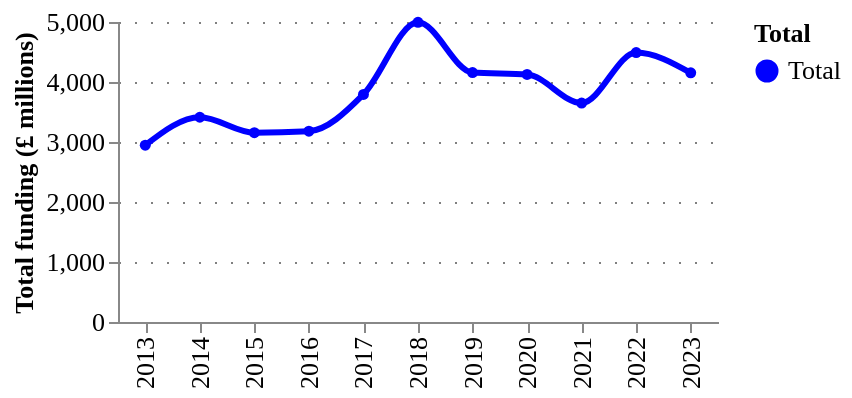

Notebook source saved alongside this figure:
### Code cell
fig = pu.ts_smooth(
    baseline_df.assign(Total="Total").assign(amount = lambda df: df.amount/1000),
    ["Total"],
    variable= "amount",
    variable_title = "Total funding (£ millions)",
    category_column = "Total",
    width = 300,
    height = 150,
    legend_orient='right',
)
pu.configure_plots(fig)

### Figure 1 — Vega-Lite specification as saved in the notebook (floating-point values rounded to 4 significant figures)
{"config": {"title": {"font": "Averta", "anchor": "start"}, "subtitle": {"font": "Averta"}, "axis": {"labelFont": "Averta", "titleFont": "Averta", "gridColor": "grey", "gridDash": [1, 7], "labelFontSize": 13, "titleFontSize": 13}, "header": {"labelFont": "Averta", "titleFont": "Averta"}, "legend": {"labelFont": "Averta", "titleFont": "Averta", "labelFontSize": 13, "titleFontSize": 13}, "range": {"category": ["#0000FF", "#FDB633", "#18A48C", "#9A1BBE", "#EB003B", "#FF6E47", "#646363", "#0F294A", "#97D9E3", "#A59BEE", "#F6A4B7", "#D2C9C0", "#FFFFFF", "#000000"], "ordinal": {"scheme": ["#0000FF", "#FDB633", "#18A48C", "#9A1BBE", "#EB003B", "#FF6E47", "#646363", "#0F294A", "#97D9E3", "#A59BEE", "#F6A4B7", "#D2C9C0", "#FFFFFF", "#000000"]}}, "view": {"strokeWidth": 0}}, "data": {"name": "data-1c834b8aa445a2015651aa2e679d4aa7"}, "mark": {"type": "line", "interpolate": "monotone", "point": {"filled": true, "size": 30}, "size": 3, "strokeDash": [0]}, "encoding": {"color": {"field": "Total", "legend": {"orient": "right"}, "type": "nominal"}, "tooltip": [{"field": "year", "title": "Year", "type": "ordinal"}, {"field": "Total", "type": "nominal"}, {"field": "amount", "format": ".3f", "title": "Total funding (£ millions)", "type": "quantitative"}], "x": {"field": "year", "title": "", "type": "ordinal"}, "y": {"field": "amount", "title": "Total funding (£ millions)", "type": "quantitative"}}, "height": 150, "title": {"anchor": "start", "text": "", "fontSize": 14, "subtitle": "", "subtitleFont": "Averta", "subtitleFontSize": 13}, "width": 300, "$schema": "https://vega.github.io/schema/vega-lite/v4.17.0.json", "datasets": {"data-1c834b8aa445a2015651aa2e679d4aa7": [{"year": 2013, "counts": 6958, "amount": 2947.0, "Total": "Total"}, {"year": 2014, "counts": 6612, "amount": 3413.0, "Total": "Total"}, {"year": 2015, "counts": 8187, "amount": 3156.0, "Total": "Total"}, {"year": 2016, "counts": 7949, "amount": 3180.0, "Total": "Total"}, {"year": 2017, "counts": 10623, "amount": 3793.0, "Total": "Total"}, {"year": 2018, "counts": 9933, "amount": 4995.0, "Total": "Total"}, {"year": 2019, "counts": 10814, "amount": 4157.0, "Total": "Total"}, {"year": 2020, "counts": 13451, "amount": 4125.0, "Total": "Total"}, {"year": 2021, "counts": 11131, "amount": 3649.0, "Total": "Total"}, {"year": 2022, "counts": 12192, "amount": 4490.0, "Total": "Total"}, {"year": 2023, "counts": 7337, "amount": 4152.0, "Total": "Total"}]}}
